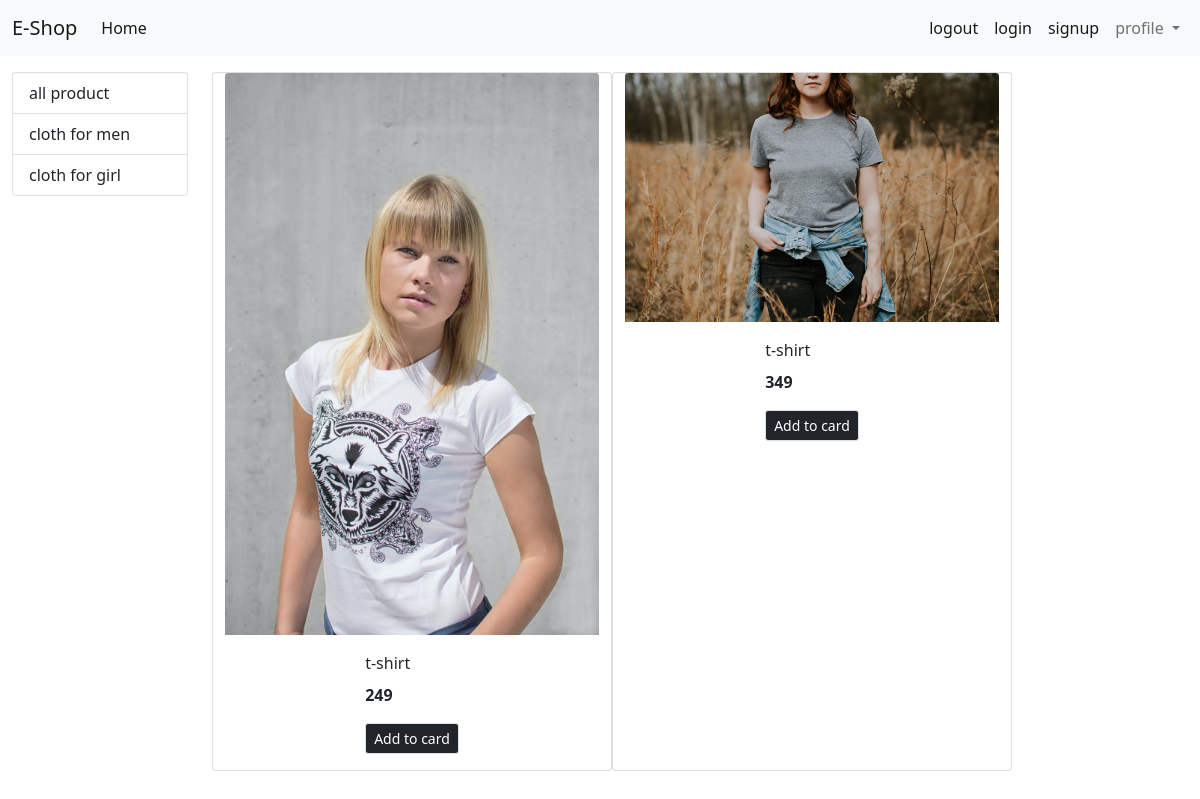
The page /?category=2 on the database as committed earlier.
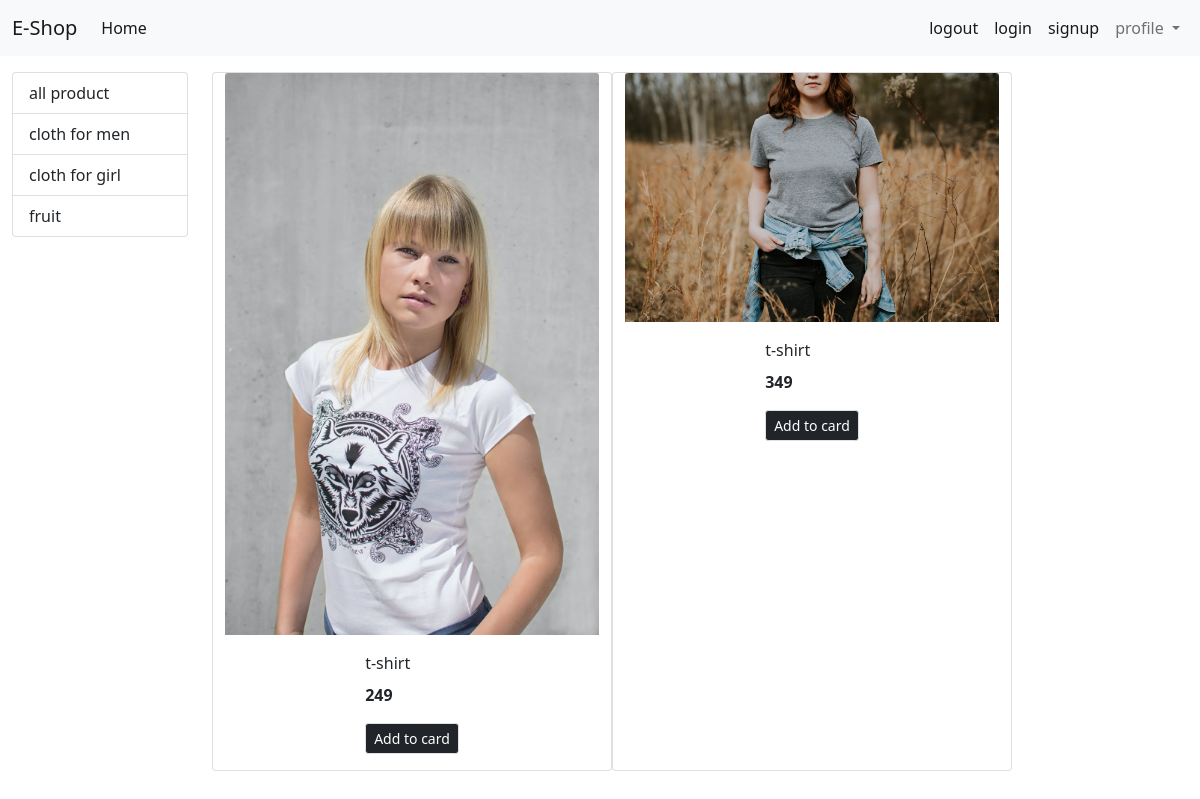
The same page on the database as committed later.
### store/models/category.py (models this page shows, shortened)
class category(models.Model):
    name = models.CharField(max_length=50)
    @staticmethod
    def get_all_categories():
        return category.objects.all()

### store/models/product.py (models this page shows, shortened)
class Product(models.Model):
    name = models.CharField(max_length=50)
    price=models.IntegerField(default=0)
    category=models.ForeignKey(category, on_delete=models.CASCADE, default=1)
    description=models.CharField(max_length=280,default=" ",null=True,blank=True)
    image=models.ImageField(upload_to="uploads/products/")
    @staticmethod
    def get_all_products_by_categoryid(category_id):
        if category_id:
            return Product.objects.filter(category=category_id)
        else:
            return Product.get_all_products();

### store/views.py (the view)
# urls.py: path("",index),
def index(request):
    Products=None
    categories=category.get_all_categories();
    categoryid=request.GET.get('category')
    if categoryid:
        Products=Product.get_all_products_by_categoryid(categoryid);
    else:
        Products=Product.get_all_products();
    data = {}
    data["products"]=Products
    data["categories"]=categories
    return render(request,"index.html",data)

### store/templates/index.html (shortened to what this page needs)
{% extends 'base.html' %}
{%block content%}
 <div class="container-fluid mt-3 my-9">
  <div class='row'>
  <div class="col-lg-2 mx-auto">
  <div class="list-group">
    <a href="/" class="list-group-item list-group-item-action">all product </a>
    {% for category in categories %}
    <a href="/?category={{category.id}}" class="list-group-item list-group-item-action"> {{category.name}} </a>
    {% endfor%}
  </div>
  </div>
  <div id='product' class='col-lg-10 mx-auto'>
   <div class="row mx-auto">
  {% for product in products %}
  <div class="card" style="width: 25rem; mx-auto" >
  <img src="{{product.image.url}}" class="card-img-top" alt="...">
  <div class="card-body mx-auto">
    <p class="card-title">{{product.name}}</p>
    <p class="card-text"><b>{{product.price}}</b></p>
    <a href="#" class="btn btn-dark border btn-sm">Add to card</a>
  </div>
</div>
{% endfor %}
  </div>
  </div>
  </div>
</div>
{%endblock%}

### store/templates/base.html (shortened to what this page needs)
<!doctype html>
<html lang="en">
  <head>
    <link href="https://cdn.jsdelivr.net/npm/bootstrap@5.0.0-beta3/dist/css/bootstrap.min.css" rel="stylesheet">
  </head>
  <body>
   <nav class="navbar navbar-expand-lg navbar-light bg-light">
  <div class="container-fluid">
    <a class="navbar-brand" href="#">E-Shop</a>
    <div class="collapse navbar-collapse" id="navbarSupportedContent">
      <ul class="navbar-nav me-auto mb-2 mb-lg-0">
        <li class="nav-item">
          <a class="nav-link active" aria-current="page" href="#">Home</a>
        </li>
      </ul>
        <ul class="navbar-nav mb-2 mb-lg-0">
        <li class="nav-item">
          <a class="nav-link active" aria-current="page" href="#">logout</a>
        </li>
         <li class="nav-item">
          <a class="nav-link active" aria-current="page" href="#">login</a>
        </li>
         <li class="nav-item">
          <a class="nav-link active" aria-current="page" href="signup">signup</a>
        </li>
        <li class="nav-item dropdown">
          <a class="nav-link dropdown-toggle" href="#" id="navbarDropdown" role="button" data-bs-toggle="dropdown" aria-expanded="false">
            profile
          </a>
        </li>
      </ul>
    </div>
  </div>
</nav>
 {%  block content %}
 {% endblock %}
  </body>
</html>

Rows that differ between the two databases and show on the page:
added category: name "fruit"
